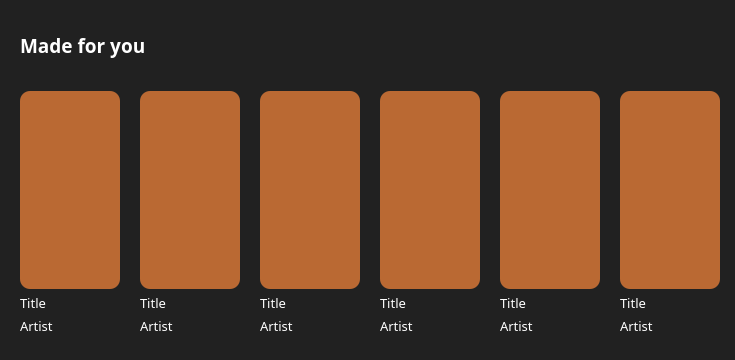
              <widget class="QWidget" name="widget_10" native="true">
               <property name="minimumSize">
                <size>
                 <width>0</width>
                 <height>360</height>
                </size>
               </property>
               <property name="maximumSize">
                <size>
                 <width>16777215</width>
                 <height>800</height>
                </size>
               </property>
               <property name="styleSheet">
                <string notr="true">background-color:rgb(33, 33, 33);
border-radius:15px;</string>
               </property>
               <layout class="QVBoxLayout" name="verticalLayout_160" stretch="2,13">
                <property name="spacing">
                 <number>15</number>
                </property>
                <property name="leftMargin">
                 <number>20</number>
                </property>
                <property name="topMargin">
                 <number>25</number>
                </property>
                <property name="rightMargin">
                 <number>15</number>
                </property>
                <property name="bottomMargin">
                 <number>15</number>
                </property>
                <item>
                 <widget class="QLabel" name="label_23">
                  <property name="font">
                   <font>
                    <family>Plus Jakarta Sans ExtraBold</family>
                    <pointsize>14</pointsize>
                    <weight>75</weight>
                    <bold>true</bold>
                   </font>
                  </property>
                  <property name="styleSheet">
                   <string notr="true">color: rgb(255, 255, 255);</string>
                  </property>
                  <property name="midLineWidth">
                   <number>0</number>
                  </property>
                  <property name="text">
                   <string>Made for you</string>
                  </property>
                 </widget>
                </item>
                <item>
                 <layout class="QHBoxLayout" name="horizontalLayout_26" stretch="0,0,0,0,0,0">
                  <property name="spacing">
                   <number>20</number>
                  </property>
                  <property name="topMargin">
                   <number>10</number>
                  </property>
                  <property name="bottomMargin">
                   <number>0</number>
                  </property>
                  <item>
                   <layout class="QVBoxLayout" name="verticalLayout_161" stretch="1,0">
                    <property name="spacing">
                     <number>5</number>
                    </property>
                    <property name="bottomMargin">
                     <number>0</number>
                    </property>
                    <item>
                     <widget class="QLabel" name="label_281">
                      <property name="minimumSize">
                       <size>
                        <width>100</width>
                        <height>100</height>
                       </size>
                      </property>
                      <property name="maximumSize">
                       <size>
                        <width>16777215</width>
                        <height>16777215</height>
                       </size>
                      </property>
                      <property name="styleSheet">
                       <string notr="true">background-color: rgb(186, 105, 51);
border-radius:10px;</string>
                      </property>
                      <property name="text">
                       <string/>
                      </property>
                     </widget>
                    </item>
                    <item>
                     <layout class="QVBoxLayout" name="verticalLayout_162" stretch="1,0">
                      <property name="spacing">
                       <number>5</number>
                      </property>
                      <property name="topMargin">
                       <number>0</number>
                      </property>
                      <property name="bottomMargin">
                       <number>10</number>
                      </property>
                      <item>
                       <widget class="QLabel" name="label_282">
                        <property name="maximumSize">
                         <size>
                          <width>16777215</width>
                          <height>20</height>
                         </size>
                        </property>
                        <property name="font">
                         <font>
                          <family>Plus Jakarta Sans Medium</family>
                          <pointsize>10</pointsize>
                         </font>
                        </property>
                        <property name="styleSheet">
                         <string notr="true">color: rgb(255, 255, 255);</string>
                        </property>
                        <property name="text">
                         <string>Title</string>
                        </property>
                       </widget>
                      </item>
                      <item>
                       <widget class="QLabel" name="label_283">
                        <property name="maximumSize">
                         <size>
                          <width>16777215</width>
                          <height>18</height>
                         </size>
                        </property>
                        <property name="font">
                         <font>
                          <family>Plus Jakarta Sans Medium</family>
                          <pointsize>10</pointsize>
                         </font>
                        </property>
                        <property name="styleSheet">
                         <string notr="true">color: rgb(255, 255, 255);</string>
                        </property>
                        <property name="text">
                         <string>Artist</string>
                        </property>
                       </widget>
                      </item>
                     </layout>
                    </item>
                   </layout>
                  </item>
                  <item>
                   <layout class="QVBoxLayout" name="verticalLayout_163" stretch="5,0">
                    <property name="spacing">
                     <number>5</number>
                    </property>
                    <item>
                     <widget class="QLabel" name="label_284">
                      <property name="minimumSize">
                       <size>
                        <width>100</width>
                        <height>100</height>
                       </size>
                      </property>
                      <property name="maximumSize">
                       <size>
                        <width>16777215</width>
                        <height>16777215</height>
                       </size>
                      </property>
                      <property name="styleSheet">
                       <string notr="true">background-color: rgb(186, 105, 51);
border-radius:10px;</string>
                      </property>
                      <property name="text">
                       <string/>
                      </property>
                     </widget>
                    </item>
                    <item>
                     <layout class="QVBoxLayout" name="verticalLayout_164" stretch="0,0">
                      <property name="spacing">
                       <number>5</number>
                      </property>
                      <property name="topMargin">
                       <number>0</number>
                      </property>
                      <property name="bottomMargin">
                       <number>10</number>
                      </property>
                      <item>
                       <widget class="QLabel" name="label_285">
                        <property name="maximumSize">
                         <size>
                          <width>16777215</width>
                          <height>20</height>
                         </size>
                        </property>
                        <property name="font">
                         <font>
                          <family>Plus Jakarta Sans Medium</family>
                          <pointsize>10</pointsize>
                         </font>
                        </property>
                        <property name="styleSheet">
                         <string notr="true">color: rgb(255, 255, 255);</string>
                        </property>
                        <property name="text">
                         <string>Title</string>
                        </property>
                       </widget>
                      </item>
                      <item>
                       <widget class="QLabel" name="label_286">
                        <property name="maximumSize">
                         <size>
                          <width>16777215</width>
                          <height>18</height>
                         </size>
                        </property>
                        <property name="font">
                         <font>
                          <family>Plus Jakarta Sans Medium</family>
                          <pointsize>10</pointsize>
                         </font>
                        </property>
                        <property name="styleSheet">
                         <string notr="true">color: rgb(255, 255, 255);</string>
                        </property>
                        <property name="text">
                         <string>Artist</string>
                        </property>
                       </widget>
                      </item>
                     </layout>
                    </item>
                   </layout>
                  </item>
                  <item>
                   <layout class="QVBoxLayout" name="verticalLayout_165" stretch="6,0">
                    <property name="spacing">
                     <number>5</number>
                    </property>
                    <item>
                     <widget class="QLabel" name="label_287">
                      <property name="minimumSize">
                       <size>
                        <width>100</width>
                        <height>100</height>
                       </size>
                      </property>
                      <property name="maximumSize">
                       <size>
                        <width>16777215</width>
                        <height>16777215</height>
                       </size>
                      </property>
                      <property name="styleSheet">
                       <string notr="true">background-color: rgb(186, 105, 51);
border-radius:10px;</string>
                      </property>
                      <property name="text">
                       <string/>
                      </property>
                     </widget>
                    </item>
                    <item>
                     <layout class="QVBoxLayout" name="verticalLayout_166" stretch="1,1">
                      <property name="spacing">
                       <number>5</number>
                      </property>
                      <property name="topMargin">
                       <number>0</number>
                      </property>
                      <property name="bottomMargin">
                       <number>10</number>
                      </property>
                      <item>
                       <widget class="QLabel" name="label_288">
                        <property name="maximumSize">
                         <size>
                          <width>16777215</width>
                          <height>20</height>
                         </size>
                        </property>
                        <property name="font">
                         <font>
                          <family>Plus Jakarta Sans Medium</family>
                          <pointsize>10</pointsize>
                         </font>
                        </property>
                        <property name="styleSheet">
                         <string notr="true">color: rgb(255, 255, 255);</string>
                        </property>
                        <property name="text">
                         <string>Title</string>
                        </property>
                       </widget>
                      </item>
                      <item>
                       <widget class="QLabel" name="label_289">
                        <property name="maximumSize">
                         <size>
                          <width>16777215</width>
                          <height>18</height>
                         </size>
                        </property>
                        <property name="font">
                         <font>
                          <family>Plus Jakarta Sans Medium</family>
                          <pointsize>10</pointsize>
                         </font>
                        </property>
                        <property name="styleSheet">
                         <string notr="true">color: rgb(255, 255, 255);</string>
                        </property>
                        <property name="text">
                         <string>Artist</string>
                        </property>
                       </widget>
                      </item>
                     </layout>
                    </item>
                   </layout>
                  </item>
                  <item>
                   <layout class="QVBoxLayout" name="verticalLayout_167" stretch="6,0">
                    <property name="spacing">
                     <number>5</number>
                    </property>
                    <item>
                     <widget class="QLabel" name="label_290">
                      <property name="minimumSize">
                       <size>
                        <width>100</width>
                        <height>100</height>
                       </size>
                      </property>
                      <property name="maximumSize">
                       <size>
                        <width>16777215</width>
                        <height>16777215</height>
                       </size>
                      </property>
                      <property name="styleSheet">
                       <string notr="true">background-color: rgb(186, 105, 51);
border-radius:10px;</string>
                      </property>
                      <property name="text">
                       <string/>
                      </property>
                     </widget>
                    </item>
                    <item>
                     <layout class="QVBoxLayout" name="verticalLayout_168" stretch="1,1">
                      <property name="spacing">
                       <number>5</number>
                      </property>
                      <property name="topMargin">
                       <number>0</number>
                      </property>
                      <property name="bottomMargin">
                       <number>10</number>
                      </property>
                      <item>
                       <widget class="QLabel" name="label_291">
                        <property name="maximumSize">
                         <size>
                          <width>16777215</width>
                          <height>20</height>
                         </size>
                        </property>
                        <property name="font">
                         <font>
                          <family>Plus Jakarta Sans Medium</family>
                          <pointsize>10</pointsize>
                         </font>
                        </property>
                        <property name="styleSheet">
                         <string notr="true">color: rgb(255, 255, 255);</string>
                        </property>
                        <property name="text">
                         <string>Title</string>
                        </property>
                       </widget>
                      </item>
                      <item>
                       <widget class="QLabel" name="label_292">
                        <property name="maximumSize">
                         <size>
                          <width>16777215</width>
                          <height>18</height>
                         </size>
                        </property>
                        <property name="font">
                         <font>
                          <family>Plus Jakarta Sans Medium</family>
                          <pointsize>10</pointsize>
                         </font>
                        </property>
                        <property name="styleSheet">
                         <string notr="true">color: rgb(255, 255, 255);</string>
                        </property>
                        <property name="text">
                         <string>Artist</string>
                        </property>
                       </widget>
                      </item>
                     </layout>
                    </item>
                   </layout>
                  </item>
                  <item>
                   <layout class="QVBoxLayout" name="verticalLayout_169" stretch="6,0">
                    <property name="spacing">
                     <number>5</number>
                    </property>
                    <item>
                     <widget class="QLabel" name="label_293">
                      <property name="minimumSize">
                       <size>
                        <width>100</width>
                        <height>100</height>
                       </size>
                      </property>
                      <property name="maximumSize">
                       <size>
                        <width>16777215</width>
                        <height>16777215</height>
                       </size>
                      </property>
                      <property name="styleSheet">
                       <string notr="true">background-color: rgb(186, 105, 51);
border-radius:10px;</string>
                      </property>
                      <property name="text">
                       <string/>
                      </property>
                     </widget>
                    </item>
                    <item>
                     <layout class="QVBoxLayout" name="verticalLayout_170" stretch="1,1">
                      <property name="spacing">
                       <number>5</number>
                      </property>
                      <property name="topMargin">
                       <number>0</number>
                      </property>
                      <property name="bottomMargin">
                       <number>10</number>
                      </property>
                      <item>
                       <widget class="QLabel" name="label_294">
                        <property name="maximumSize">
                         <size>
                          <width>16777215</width>
                          <height>20</height>
                         </size>
                        </property>
                        <property name="font">
                         <font>
                          <family>Plus Jakarta Sans Medium</family>
                          <pointsize>10</pointsize>
                         </font>
                        </property>
                        <property name="styleSheet">
                         <string notr="true">color: rgb(255, 255, 255);</string>
                        </property>
                        <property name="text">
                         <string>Title</string>
                        </property>
                       </widget>
                      </item>
                      <item>
                       <widget class="QLabel" name="label_295">
                        <property name="maximumSize">
                         <size>
                          <width>16777215</width>
                          <height>18</height>
                         </size>
                        </property>
                        <property name="font">
                         <font>
                          <family>Plus Jakarta Sans Medium</family>
                          <pointsize>10</pointsize>
                         </font>
                        </property>
                        <property name="styleSheet">
                         <string notr="true">color: rgb(255, 255, 255);</string>
                        </property>
                        <property name="text">
                         <string>Artist</string>
                        </property>
                       </widget>
                      </item>
                     </layout>
                    </item>
                   </layout>
                  </item>
                  <item>
                   <layout class="QVBoxLayout" name="verticalLayout_171" stretch="6,0">
                    <property name="spacing">
                     <number>5</number>
                    </property>
                    <item>
                     <widget class="QLabel" name="label_296">
                      <property name="minimumSize">
                       <size>
                        <width>100</width>
                        <height>100</height>
                       </size>
                      </property>
                      <property name="maximumSize">
                       <size>
                        <width>16777215</width>
                        <height>16777215</height>
                       </size>
                      </property>
                      <property name="styleSheet">
                       <string notr="true">background-color: rgb(186, 105, 51);
border-radius:10px;</string>
                      </property>
                      <property name="text">
                       <string/>
                      </property>
                     </widget>
                    </item>
                    <item>
                     <layout class="QVBoxLayout" name="verticalLayout_172" stretch="1,1">
                      <property name="spacing">
                       <number>5</number>
                      </property>
                      <property name="topMargin">
                       <number>0</number>
                      </property>
                      <property name="bottomMargin">
                       <number>10</number>
                      </property>
                      <item>
                       <widget class="QLabel" name="label_297">
                        <property name="maximumSize">
                         <size>
                          <width>16777215</width>
                          <height>20</height>
                         </size>
                        </property>
                        <property name="font">
                         <font>
                          <family>Plus Jakarta Sans Medium</family>
                          <pointsize>10</pointsize>
                         </font>
                        </property>
                        <property name="styleSheet">
                         <string notr="true">color: rgb(255, 255, 255);</string>
                        </property>
                        <property name="text">
                         <string>Title</string>
                        </property>
                       </widget>
                      </item>
                      <item>
                       <widget class="QLabel" name="label_298">
                        <property name="maximumSize">
                         <size>
                          <width>16777215</width>
                          <height>18</height>
                         </size>
                        </property>
                        <property name="font">
                         <font>
                          <family>Plus Jakarta Sans Medium</family>
                          <pointsize>10</pointsize>
                         </font>
                        </property>
                        <property name="styleSheet">
                         <string notr="true">color: rgb(255, 255, 255);</string>
                        </property>
                        <property name="text">
                         <string>Artist</string>
                        </property>
                       </widget>
                      </item>
                     </layout>
                    </item>
                   </layout>
                  </item>
                 </layout>
                </item>
               </layout>
              </widget>
